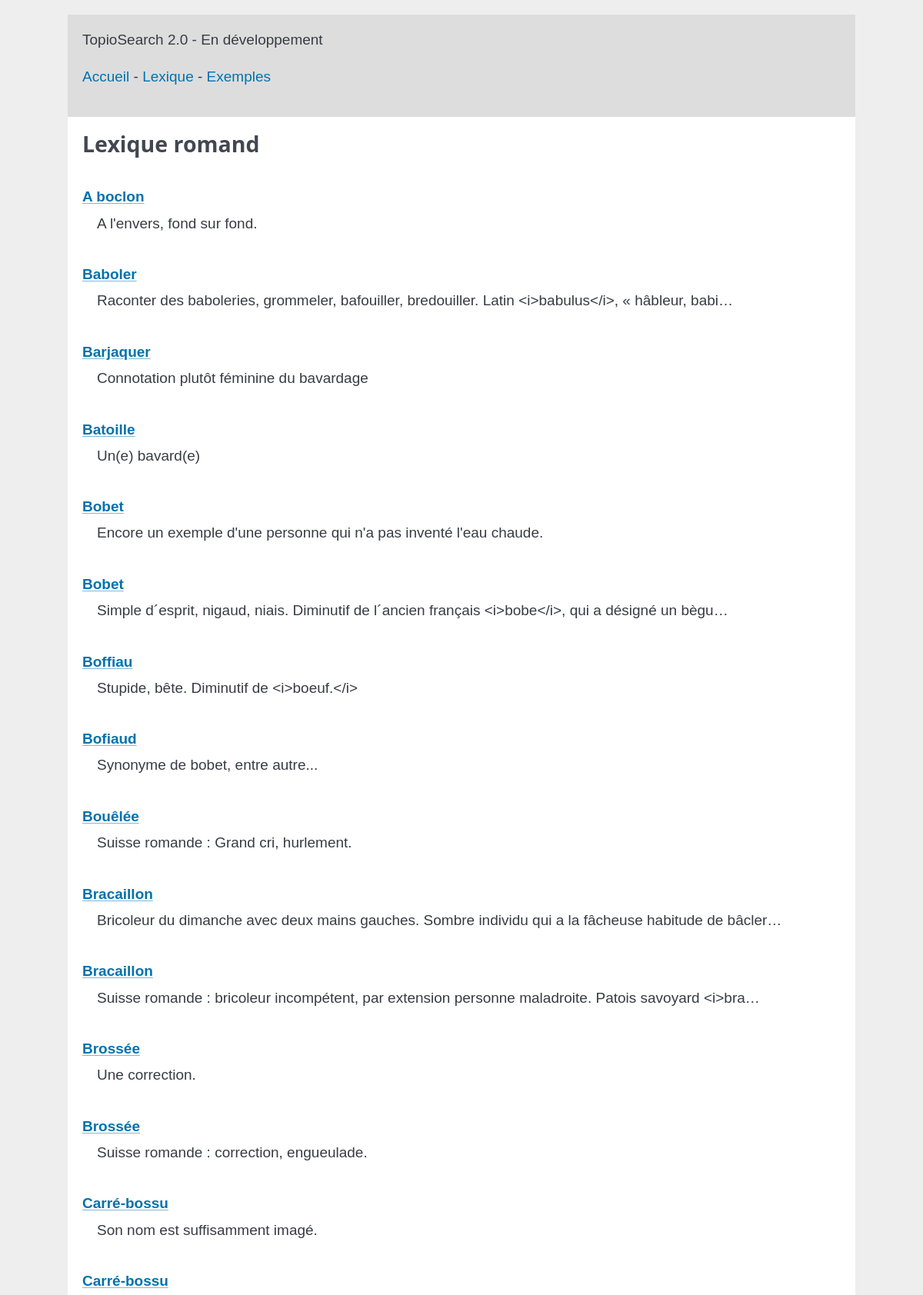
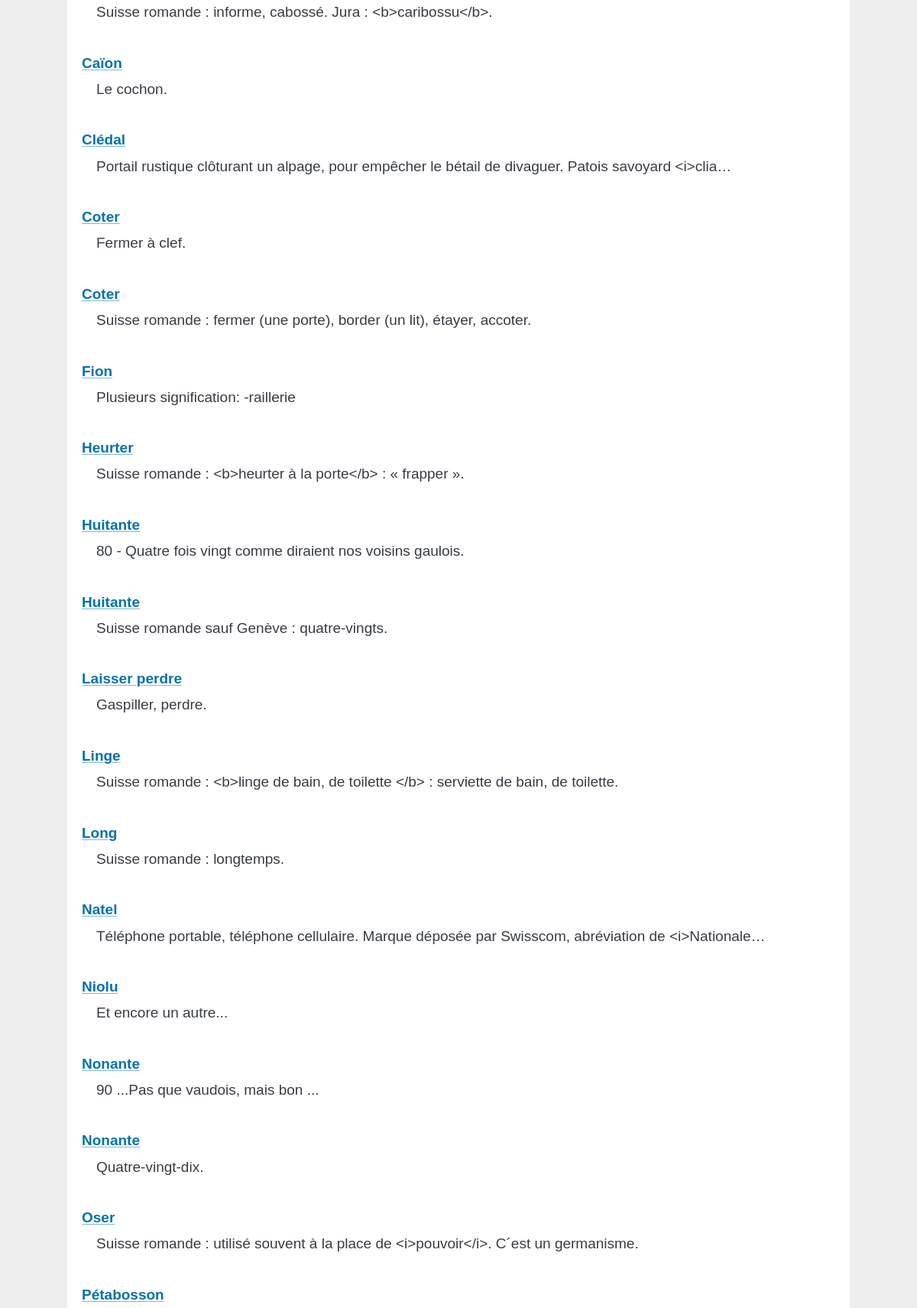
The app's page /terms/ (upper part) with its own data (2 pictures, top to bottom).
### term/models.py (models this page shows, shortened)
class Term(models.Model):
    url = models.CharField(max_length=64, unique=True, default="undefined")
    name = models.CharField(max_length=64)
    type = models.CharField(max_length=32, null=True, blank=True)
    definition = models.TextField()
    example = models.TextField(null=True, blank=True)
    alternative_forms = models.CharField(max_length=300, null=True, blank=True)
    copyright = models.CharField(max_length=64, null=True, blank=True)
    origin = models.CharField(max_length=300, null=True, blank=True)
    date_added = models.DateTimeField(db_default=Now())
    date_edited = models.DateTimeField(db_default=Now())
    key = models.IntegerField()

### term/views.py (the view)
# urls.py: path('', views.index, name="index"),
def index(request):
    terms = Term.objects.all().order_by('name')
    for term in terms:
        if(term.definition):
            term.definition = term.definition.replace("\\", "")
        if(term.example):
            term.example = term.example.replace("\\", "")
        if term.type is None:
            term.type = ""
    return render(request, 'terms/index.html',{'terms':terms})

### term/templates/terms/index.html
{% include 'header.html' %}
    <main id="terms__index">
        <h3>Lexique romand</h3>
        <dl>
            {% for term in terms %}
                <dt><a href="{{ term.url }}">{{ term.name }}</a>{% if term.type %} <small>{{ term.type }}</small>{% endif %}</dt>
                <dd>{{ term.definition | truncatechars:100 }}</dd>
            {% endfor %}
        </dl>
    </main>
{% include 'footer.html' %}

### main/templates/header.html (shortened to what this page needs)
<!DOCTYPE html>
<html lang="en">
<head>
    {% load static %}
    <link rel="stylesheet" href="https://cdn.jsdelivr.net/npm/@picocss/pico@2/css/pico.min.css" />
    <link rel="stylesheet" href="{% static 'style.css' %}" />
</head>
<body>
<header>
    <div id="site__title">TopioSearch 2.0 - En développement</div>
    {% include 'navbar.html' %}
</header>

### main/templates/navbar.html
    <nav>
        <ul>
            <li>
                <a href="/">Accueil</a> -
                <a href="/terms">Lexique</a> -
                <a href="/examples">Exemples</a>
            </li>
        </ul>
    </nav>

### main/templates/footer.html (shortened to what this page needs)
</body>
</html>

### main/static/style.css (style rules this page uses)
html { background-color:#eee; }
body { margin: 1em auto; max-width: 1024px; box-sizing: border-box; font-family: 'Alegreya Sans', sans-serif; }
header, footer { background-color:#ddd;padding: 1em; }
main { background-color:#fff;padding: 1em; }
dt { font-weight: bold; margin-top: 2em; }
dd { margin-left: 8px; margin: 0.3em 0 0.3em 1em; }

### records on screen
Term: name "A boclon", definition "A l'envers, fond sur fond."
Term: name "Baboler", definition "Raconter des baboleries, grommeler, bafouiller, bredouiller. Latin <i>babulus</i>, « hâbleur, babi…"
Term: name "Barjaquer", definition "Connotation plutôt féminine du bavardage"
Term: name "Batoille", definition "Un(e) bavard(e)"
Term: name "Bobet", definition "Encore un exemple d'une personne qui n'a pas inventé l'eau chaude."
Term: name "Bobet", definition "Simple d´esprit, nigaud, niais. Diminutif de l´ancien français <i>bobe</i>, qui a désigné un bègu…"
Term: name "Boffiau", definition "Stupide, bête. Diminutif de <i>boeuf.</i>"
Term: name "Bofiaud", definition "Synonyme de bobet, entre autre..."
Term: name "Bouêlée", definition "Suisse romande : Grand cri, hurlement."
Term: name "Bracaillon", definition "Bricoleur du dimanche avec deux mains gauches. Sombre individu qui a la fâcheuse habitude de bâcler…"
Term: name "Bracaillon", definition "Suisse romande : bricoleur incompétent, par extension personne maladroite. Patois savoyard <i>bra…"
Term: name "Brossée", definition "Une correction."
Term: name "Brossée", definition "Suisse romande : correction, engueulade."
Term: name "Carré-bossu", definition "Son nom est suffisamment imagé."
Term: name "Carré-bossu", definition "Suisse romande : informe, cabossé. Jura : <b>caribossu</b>."
Term: name "Caïon", definition "Le cochon."
Term: name "Clédal", definition "Portail rustique clôturant un alpage, pour empêcher le bétail de divaguer. Patois savoyard <i>clia…"
Term: name "Coter", definition "Fermer à clef."
Term: name "Coter", definition "Suisse romande : fermer (une porte), border (un lit), étayer, accoter."
Term: name "Fion", definition "Plusieurs signification: -raillerie"
Term: name "Heurter", definition "Suisse romande : <b>heurter à la porte</b> : « frapper »."
Term: name "Huitante", definition "80 - Quatre fois vingt comme diraient nos voisins gaulois."
Term: name "Huitante", definition "Suisse romande sauf Genève : quatre-vingts."
Term: name "Laisser perdre", definition "Gaspiller, perdre."
Term: name "Linge", definition "Suisse romande : <b>linge de bain, de toilette </b> : serviette de bain, de toilette."
Term: name "Long", definition "Suisse romande : longtemps."
Term: name "Natel", definition "Téléphone portable, téléphone cellulaire. Marque déposée par Swisscom, abréviation de <i>Nationale…"
Term: name "Niolu", definition "Et encore un autre..."
Term: name "Nonante", definition "90 ...Pas que vaudois, mais bon ..."
Term: name "Nonante", definition "Quatre-vingt-dix."
Term: name "Oser", definition "Suisse romande : utilisé souvent à la place de <i>pouvoir</i>. C´est un germanisme."
Term: name "Pétabosson"
